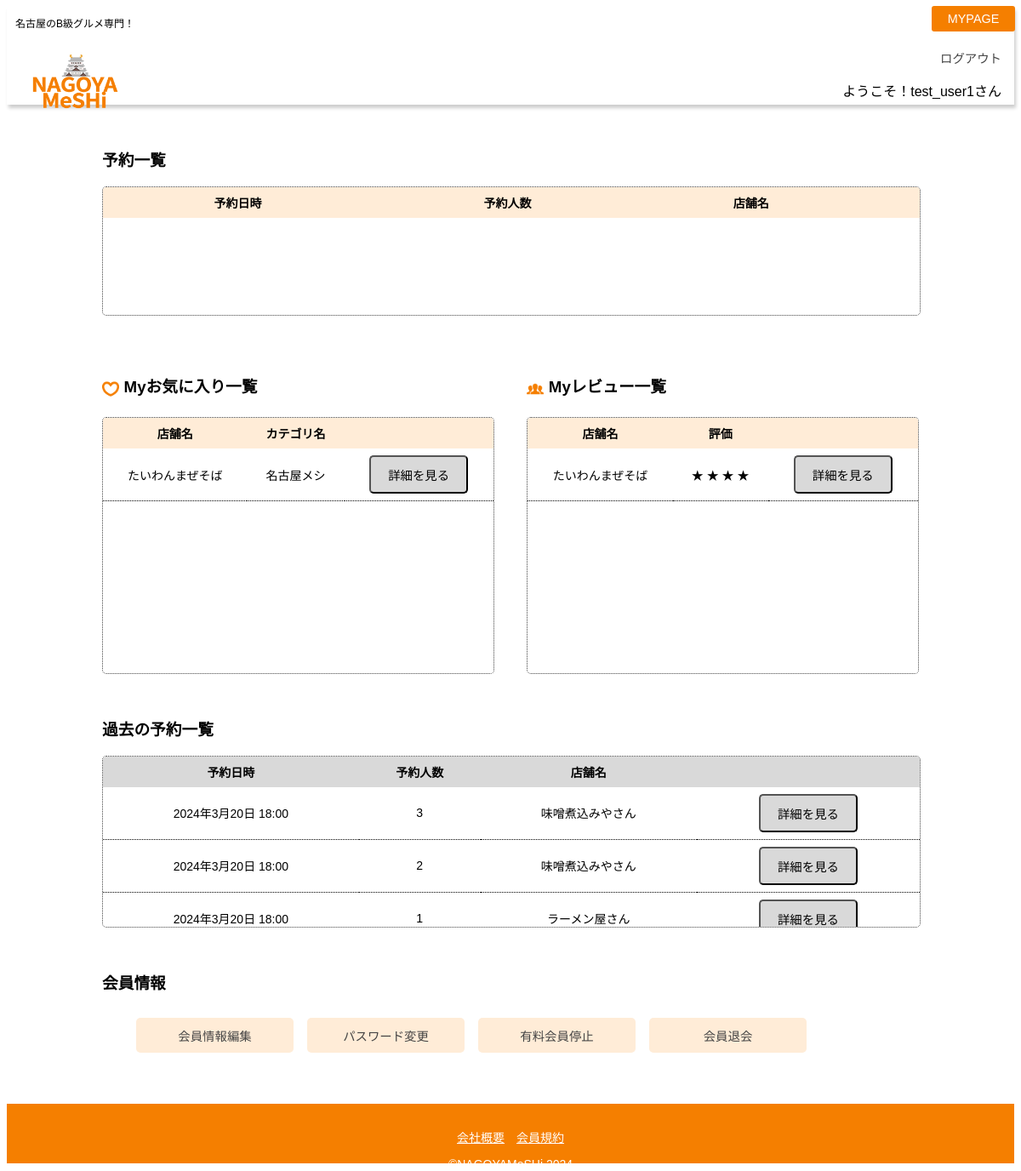
/general/mypage/5/ (signed in), run on the app's committed database.
### commondb/models/user.py (models this page shows, shortened)
class User(AbstractUser):
    is_paid_member = models.BooleanField(verbose_name='有料会員', default=False)
    is_manage_member = models.BooleanField(verbose_name='管理者', default=False)
    class Meta:
        verbose_name = 'ユーザー'
        verbose_name_plural = 'ユーザー一覧'

### commondb/models/favorite.py (models this page shows)
class Favorite(models.Model):
    restaurant = models.ForeignKey(Restaurant, on_delete=models.CASCADE, verbose_name="店舗名", related_name='favorites')
    user = models.ForeignKey(User, on_delete=models.CASCADE, verbose_name="ユーザー名")
    create_date = models.DateTimeField(auto_now_add=True, verbose_name="作成日時")

### commondb/models/restaurant.py (models this page shows, shortened)
class Restaurant(models.Model):
    name = models.CharField(max_length=100, verbose_name="店舗名")
    name_alphabet = models.CharField(max_length=100, validators=[RegexValidator(r'^[a-zA-Z]+$')], verbose_name="店舗名アルファベット表記")
    genre = models.ForeignKey(Genre, on_delete=models.CASCADE, verbose_name="カテゴリー")
    address = models.CharField(max_length=100, verbose_name="所在地")
    area = models.ForeignKey(Area, on_delete=models.CASCADE, verbose_name="エリア")
    phone = models.CharField(max_length=20, verbose_name="電話番号")
    time = models.CharField(max_length=100, verbose_name="営業時間")
    price_low = models.CharField(max_length=5 ,verbose_name="下限価格")
    price_high = models.CharField(max_length=5, verbose_name="上限価格")
    image = models.ImageField(upload_to='restaurant_images', null=True, blank=True, verbose_name="画像")
    information = models.TextField(max_length=300, verbose_name="お店の説明")
    def __str__(self):
        return self.name

### commondb/models/genre.py (models this page shows, shortened)
class Genre(models.Model):
    name = models.CharField(max_length=100, verbose_name="ジャンル名")
    image = models.ImageField(upload_to='genre_images', null=True, blank=True, verbose_name="バナー画像")

### commondb/models/review.py (models this page shows, shortened)
class Review(models.Model):
    restaurant = models.ForeignKey(Restaurant, verbose_name="店名", on_delete=models.CASCADE)
    user = models.ForeignKey(User, verbose_name="ユーザー名", null=True, on_delete=models.CASCADE)
    visit_date = models.DateField(verbose_name="訪問日")
    rating = models.IntegerField(choices=[(1, '★'), (2, '★★'), (3, '★★★'), (4, '★★★★'), (5, '★★★★★')], verbose_name="評価")
    comment = models.TextField(verbose_name="コメント")
    image1 = models.ImageField(upload_to='review_images/', null=True, blank=True, verbose_name="画像")
    image2 = models.ImageField(upload_to='review_images/', null=True, blank=True, verbose_name="画像")
    image3 = models.ImageField(upload_to='review_images/', null=True, blank=True, verbose_name="画像")

### commondb/models/booking.py (models this page shows, shortened)
class Booking(models.Model):
    restaurant = models.ForeignKey(Restaurant, on_delete=models.CASCADE, verbose_name="店舗名")
    user = models.ForeignKey(User, on_delete=models.CASCADE, verbose_name="ユーザー名")
    booking_date = models.DateField(verbose_name="予約日", validators=[future_date_validator])
    booking_time = models.TimeField(verbose_name="予約時間", default=time(18, 0))
    numbers_of_ppl = models.IntegerField(default=0, verbose_name="予約人数", validators=[MaxValueValidator(8)])
    create_date = models.DateTimeField(auto_now_add=True, verbose_name="作成日時")

### general/views/mypage_view.py (the view)
# urls.py: path('general/mypage/<int:pk>/', MypageView.as_view(), name='mypage'),
class MypageView(LoginRequiredMixin, TemplateView):
    template_name = "general/mypage.html"
    def get_context_data(self, **kwargs: Any):
        context = super().get_context_data(**kwargs)
        user_id = self.request.user.id
        mypage_id = kwargs.get('pk')
        if user_id != mypage_id:
            raise PermissionDenied("このページの閲覧権限がありません")
        current_date = datetime.date.today()
        past_bookings = Booking.objects.filter(user_id=user_id, booking_date__lt=current_date).order_by('booking_date')
        future_bookings = Booking.objects.filter(user_id=user_id, booking_date__gte=current_date).order_by('booking_date')
        favorites_with_restaurant = Favorite.objects.select_related('restaurant').filter(user_id=user_id)
        context['past_bookings'] = past_bookings
        context['future_bookings'] = future_bookings
        context['reviews'] = Review.objects.filter(user_id=user_id)
        context['favorites'] = favorites_with_restaurant
        context['user'] =self.request.user
        return context

### templates/general/mypage.html (shortened to what this page needs)
{% extends "base.html" %}
{% block content %}
<div class="mypg_container">
  <h3>予約一覧</h3>
  <div class="new_booking_container tbl_container">
    <table>
      <thead>
          <tr>
              <th>予約日時</th>
              <th>予約人数</th>
              <th>店舗名</th>
              <th></th>
          </tr>
      </thead>
  </table>
  </div>
  <div class="fav_rev_container">
    <div class="fav_rev_item">
      <h3><img src="/static/general/images/heart_line.png">Myお気に入り一覧</h3>
      <div class="fav_rev_tble tbl_container">
        <table>
          <thead>
              <tr>
                  <th>店舗名</th>
                  <th>カテゴリ名</th>
                  <th></th>
              </tr>
          </thead>
          <tbody>
              {% for favorite in favorites %}
              <tr>
              <td>{{favorite.restaurant}}</td>
              <td>{{favorite.restaurant.genre.name}}</td>
              <td><button class="btn_basic" onclick="location.href='{% url 'shop_detail' pk=favorite.restaurant.id %}'" style="color: #000; background-color: #D9D9D9;">詳細を見る</button> </td>
              </tr>
              {% endfor %}
          </tbody>
        </table>
      </div>
      </div>
    <div class="fav_rev_item">
      <h3><img src="/static/general/images/review.png">Myレビュー一覧</h3>
      <div class="fav_rev_tble tbl_container">
        <table>
          <thead>
              <tr>
                  <th>店舗名</th>
                  <th>評価</th>
                  <th></th>
              </tr>
          </thead>
          <tbody>
              {% for review in reviews %}
              <tr>
                <td>{{review.restaurant}}</td>
                <td>
                  {% for i in "★★★★★" %}
                      {% if forloop.counter <= review.rating %}
                          {{ i }}
                      {% endif %}
                  {% endfor %}
              </td>
                <td><button class="btn_basic" onclick="location.href='{% url 'mypage_review_detail' pk=review.id %}'" style="color: #000; background-color: #D9D9D9;">詳細を見る</button> </td>
              </tr>
              {% endfor %}
          </tbody>
        </table>
      </div>
    </div>
  </div>
  <h3>過去の予約一覧</h3>
  <div class="past_booking_container tbl_container">
    <table>
      <thead>
          <tr>
              <th>予約日時</th>
              <th>予約人数</th>
              <th>店舗名</th>
              <th></th>
          </tr>
      </thead>
      <tbody>
          {% for pbooking in past_bookings %}
          <tr>
              <td>{{pbooking.booking_date}} {{pbooking.booking_time}}</td>
              <td>{{pbooking.numbers_of_ppl}}</td>
              <td>{{pbooking.restaurant}}</td>
              <td><button class="btn_basic" onclick="location.href='{% url 'shop_detail' pk=pbooking.restaurant.id %}'" style="color: #000; background-color: #D9D9D9;">詳細を見る</button></td>
          </tr>
          {% endfor %}
      </tbody>
  </table>
  </div>
  <div class="mypg_user_info">
    <h3>会員情報</h3>
      <ul class="mypg_user_info_container">
        <li class="mypg_user_info_item"><a href="{% url 'user_update' pk=user.pk %}">会員情報編集</a></li>
        <li class="mypg_user_info_item"><a href="{% url 'password_change' %}">パスワード変更</a></li>
        {% if user.is_paid_member %}
        <li class="mypg_user_info_item"><a href="{% url 'vip_unsub' %}">有料会員停止</a></li>
        {% endif %}
        <li class="mypg_user_info_item"><a href="{% url 'user_delete' pk=user.pk %}">会員退会</a></li>
      </ul>
    </div>
  </div>
{% endblock %}

### templates/base.html (shortened to what this page needs)
{% load static %}
<!DOCTYPE html>
<html lang="ja">
<head>
    <link rel="stylesheet" href="/static/css/stylesheet.css">
    <link rel="stylesheet" href="https://unpkg.com/ress/dist/ress.min.css">
    <link rel="stylesheet" type="text/css" href="https://cdn.jsdelivr.net/npm/slick-carousel@1.8.1/slick/slick.css"/>
    <link rel="stylesheet" type="text/css" href="https://cdn.jsdelivr.net/npm/slick-carousel@1.8.1/slick/slick-theme.css"/>
</head>
<body>
    <header>
        <div class="logo-container">
            <p>名古屋のB級グルメ専門！</p>
            <h1><a href="{% url 'top' %}"><img src="/static/general/images/logo.png" alt="ロゴ"></a></h1>
        </div>
        {% if request.user.is_authenticated %}
        <nav>
            <a class="header_btn" href="{% url 'mypage' pk=user.id %}">MYPAGE</a>
            <a class="logout_link" href="{% url 'logout' %}">ログアウト</a>
            <p>
                ようこそ！{{user.get_username}}さん
            </p>
        </nav>
        {% endif%}
    </header>
    {% block content %}{% endblock %}
    <footer>
        <nav>
            <p><a href="{% url 'company' pk=1 %}" >会社概要</a><a href="{% url 'reguration' %}" >会員規約</a></p>
            <p>&copy;NAGOYAMeSHi 2024</p>
        </nav>
    </footer>
</body>
</html>

### static/css/stylesheet.css (style rules this page uses)
body { font-family: 'Hiragino Sans','Yu Gothic','Arial Narrow', Arial, sans-serif; }
a { color: #444444; text-decoration: none; }
li { list-style: none; }
.btn_basic { height: auto; width: auto; background-color: #F57F00; color: #FFF; padding: 0.5em 1.3em; border-radius: 5px; padding: 10px 20px; display: inline-block; font-size: 0.9rem; text-decoration: none; }
header { display: flex; flex-direction: row; justify-content: space-between; align-items: flex-end; width: 100%; box-shadow: 2px 4px 4px rgba(0, 0, 0, 0.2); }
.logo-container { display: flex; flex-direction: column; align-items: center; padding-left: 5px; padding-top: 5px; font-size: 0.8em; height: 110px; max-width: 100%; max-height: 100%; }
.logo-container > p { display: inline; margin: 0; padding: 5px; font-size: 12px; text-wrap: nowrap; }
.logo-container > h1 > a > img { height: 80px; }
header nav { padding-right: 15px; text-align: right; }
header nav > a { text-decoration: none; font-size: 0.9em; color: #444444; padding: 0; }
header nav p { margin-bottom: 5px; }
.header_btn { position: absolute; top: 7px; right: 7px; background-color: #F57F00; color: #FFF; padding: 0.5em 1.3em; border-radius: 3px; }
footer { background-color: #F57F00; width: 100%; height: 70px; margin-top: 60px; }
footer > nav { text-align: center; font-size: 14px; padding-top: 15px; }
footer p { color: #FFF; }
footer a { text-decoration: underline; color: #FFF; padding-left: 7px; padding-right: 7px; }
.mypg_container { width: 80vw; margin: 50px auto; }
.mypg_container th, td { font-size: 14px; }
.new_booking_container { width: 100%; height: 150px; overflow-y: auto; margin-top: 10px; }
.tbl_container { border: #444444 1px dotted; border-radius: 5px; }
.mypg_container table { width: 100%; border-collapse: collapse; }
.mypg_container th, .mypg_container td { border-bottom: 1px dotted #000; padding: 8px; text-align: center; }
.mypg_container th { background-color: #FFECD7; border: none; }
.fav_rev_container { display: flex; justify-content: space-between; width: 100%; margin: 50px auto; }
.fav_rev_tble { height: 300px; overflow-y: auto; }
.fav_rev_item { width: 48%; }
.fav_rev_item h3 { padding-bottom: 5px; }
.past_booking_container { width: 100%; height: 200px; overflow-y: auto; margin-top: 10px; }
.past_booking_container th { background-color: #D9D9D9; }
.mypg_user_info { margin-top: 50px; }
.mypg_user_info_container { display: flex; flex-wrap: wrap; gap:5px 0; justify-content: left; width: 100%; }
.mypg_user_info_item { display: inline-block; background-color: #FFECD7; border-radius: 5px; height: auto; width: auto; min-width: 145px; padding: 10px 20px; margin-top: 10px; margin-right: 1em; text-align: center; }
.mypg_user_info_item a { font-size: 0.9em; color: #444444; }
.mypg_container img { width: 20px; height: 20px; vertical-align: middle; margin-right: 0.3em; }
th { text-wrap: nowrap; }
td { vertical-align: middle; }

### data on the page
User: get_username "test_user1"
Favorite: restaurant "たいわんまぜそば", restaurant.genre.name "名古屋メシ"
Review: restaurant "たいわんまぜそば", i "★" "★" "★" "★"
Booking: booking_date "2024年3月20日", booking_time "18:00", numbers_of_ppl "3", restaurant "味噌煮込みやさん"
Booking: booking_date "2024年3月20日", booking_time "18:00", numbers_of_ppl "2", restaurant "味噌煮込みやさん"
Booking: booking_date "2024年3月20日", booking_time "18:00", numbers_of_ppl "1", restaurant "ラーメン屋さん"
